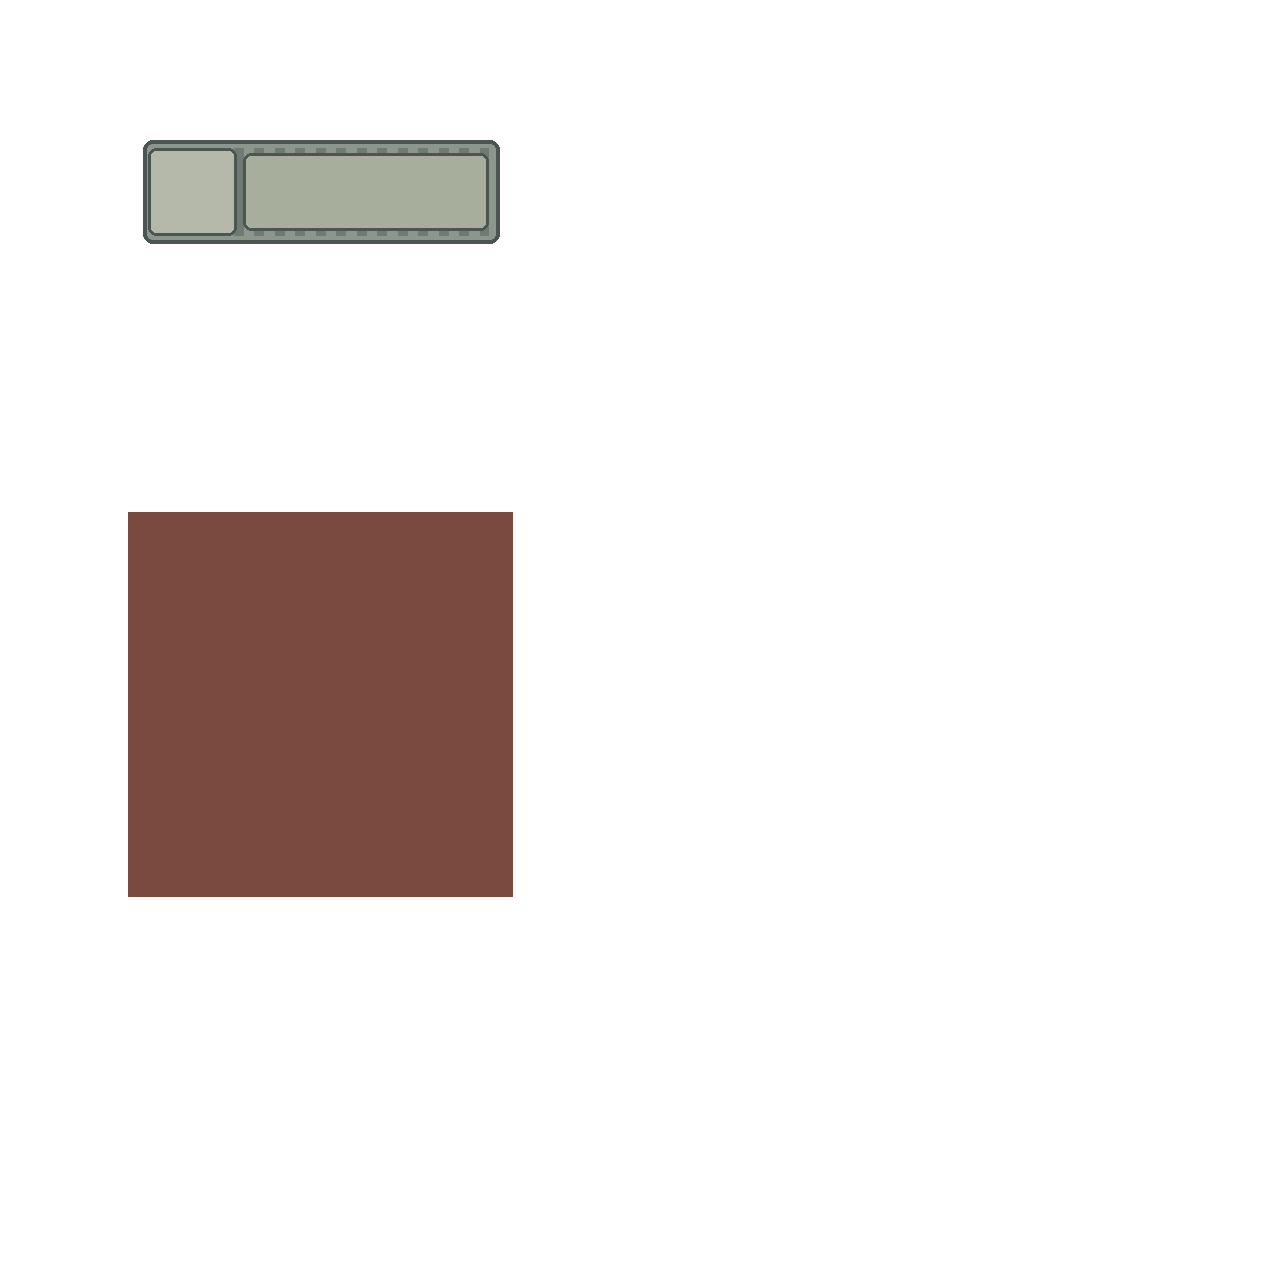

Reproduce this figure in Python.
"""Geometry guide for the ship-gym-track sheet: the cruise-ship gymnasium's running track and poolside lounger.

128 px per cell on a 10x10-cell canvas (a cell is about 0.75 m against a crewman's 0.6-cell shoulders). Whole-cell
frames with gutters, cut mechanically:

    slot      frame (col,row,w,h)  role
    lounger   1,1,3,1              a reclining pool lounger, 0.7 x 2.0 m, headrest at the left end
    track     1,4,3,3              seamless running-track rubber; the interior is cut as one 1x1 material sample
"""
from pathlib import Path
from PIL import Image, ImageDraw

C = 128
out = Image.new('RGBA', (10 * C, 10 * C))
d = ImageDraw.Draw(out)


def px(col, row, x, y):
    return int(col * C + x * C), int(row * C + y * C)


def box(col, row, x0, y0, x1, y1, **kw):
    d.rectangle((*px(col, row, x0, y0), *px(col, row, x1, y1)), **kw)


def rbox(col, row, x0, y0, x1, y1, r, **kw):
    d.rounded_rectangle((*px(col, row, x0, y0), *px(col, row, x1, y1)), r, **kw)


# Lounger: slatted frame the length of the frame, a raised back at the left, a thin cushion over the slats.
rbox(1, 1, 0.12, 0.1, 2.9, 0.9, 10, fill='#8d968c', outline='#4b5552', width=4)
for x in [0.35 + 0.16 * i for i in range(16)]:
    box(1, 1, x, 0.16, x + 0.07, 0.84, fill='#6f7a72')
rbox(1, 1, 0.16, 0.16, 0.85, 0.84, 8, fill='#b4b9aa', outline='#4b5552', width=3)
rbox(1, 1, 0.9, 0.2, 2.82, 0.8, 8, fill='#a7ae9c', outline='#4b5552', width=3)

# Track: one muted terracotta rubber field.
box(1, 4, 0, 0, 3, 3, fill='#7a4a3e')

out.save(Path(__file__).with_suffix('.png'))
